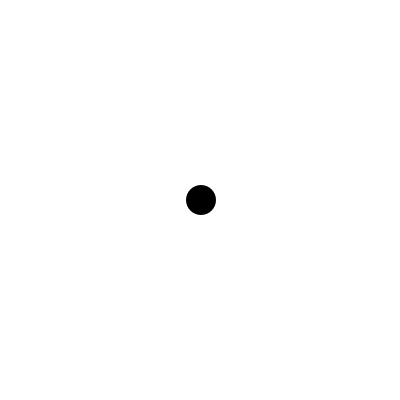
Frame 1 (no input)
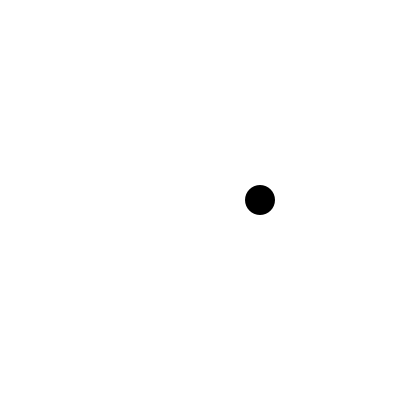
Frame 60 (the mouse pressed at the canvas centre just before this capture)
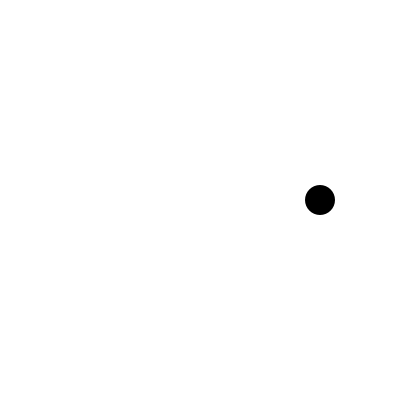
Frame 120 (the mouse held since frame 60 and released just before this capture)

The Processing sketch that drew these frames (run headless with seeded random() and noise(); from frame 60 on, the mouse is pressed at the canvas centre):

// Processing sketch: sketch_01_horizontal
// ── sketch_01_horizontal.pde
// 水平方向に限定した等速運動モデル1

float vx = 1;  //物体の速度 1フレームあたり何ピクセル進むのか pixel/frame
float x = 200; //物体の位置 ここでの入力された値は初期の位置
float radius = 15.0;  //描画する円の半径

void setup(){
  size(400,400);
  noStroke(); 
  fill(0);
  ellipseMode(RADIUS);
}


void draw(){
  background(255);
  
  x += vx;  // 1フレームあたりvxピクセル進ませる 
  
  ellipse(x,200,radius,radius);
  
}
